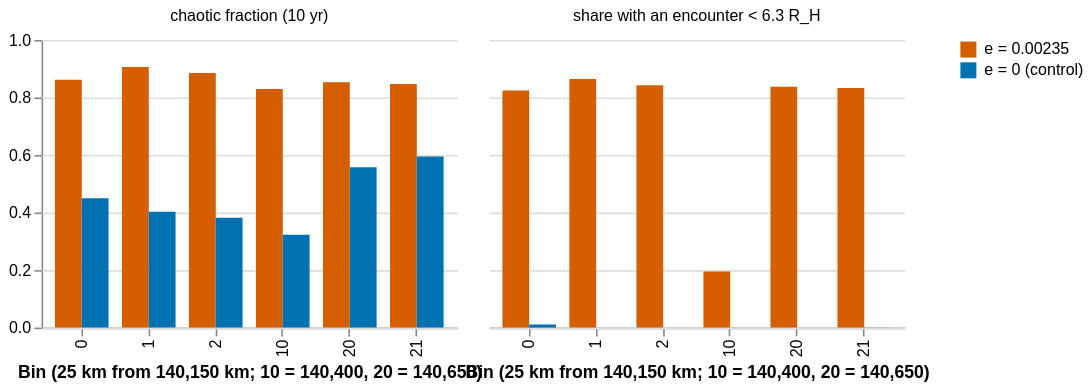

The specification (Vega-Lite) saved for this image:
### Vega-Lite specification from a JSON file in a GitHub repository (floating-point values rounded to 4 significant figures)
{"$schema": "https://vega.github.io/schema/vega-lite/v5.20.1.json", "config": {"view": {"continuousHeight": 300, "continuousWidth": 300, "strokeWidth": 0}}, "data": {"name": "data-e7e757d6fec48c6ea32b2179d27cf4f6"}, "datasets": {"data-e7e757d6fec48c6ea32b2179d27cf4f6": [{"bin": "0", "orbits": "e = 0.00235", "value": 0.8244, "what": "share with an encounter < 6.3 R_H"}, {"bin": "1", "orbits": "e = 0.00235", "value": 0.864, "what": "share with an encounter < 6.3 R_H"}, {"bin": "2", "orbits": "e = 0.00235", "value": 0.8428, "what": "share with an encounter < 6.3 R_H"}, {"bin": "10", "orbits": "e = 0.00235", "value": 0.1948, "what": "share with an encounter < 6.3 R_H"}, {"bin": "20", "orbits": "e = 0.00235", "value": 0.8372, "what": "share with an encounter < 6.3 R_H"}, {"bin": "21", "orbits": "e = 0.00235", "value": 0.8332, "what": "share with an encounter < 6.3 R_H"}, {"bin": "0", "orbits": "e = 0 (control)", "value": 0.0108, "what": "share with an encounter < 6.3 R_H"}, {"bin": "1", "orbits": "e = 0 (control)", "value": 0.0, "what": "share with an encounter < 6.3 R_H"}, {"bin": "2", "orbits": "e = 0 (control)", "value": 0.0, "what": "share with an encounter < 6.3 R_H"}, {"bin": "10", "orbits": "e = 0 (control)", "value": 0.0, "what": "share with an encounter < 6.3 R_H"}, {"bin": "20", "orbits": "e = 0 (control)", "value": 0.0, "what": "share with an encounter < 6.3 R_H"}, {"bin": "21", "orbits": "e = 0 (control)", "value": 0.0004, "what": "share with an encounter < 6.3 R_H"}, {"bin": "0", "orbits": "e = 0.00235", "value": 0.8616, "what": "chaotic fraction (10 yr)"}, {"bin": "1", "orbits": "e = 0.00235", "value": 0.9056, "what": "chaotic fraction (10 yr)"}, {"bin": "2", "orbits": "e = 0.00235", "value": 0.8848, "what": "chaotic fraction (10 yr)"}, {"bin": "10", "orbits": "e = 0.00235", "value": 0.8296, "what": "chaotic fraction (10 yr)"}, {"bin": "20", "orbits": "e = 0.00235", "value": 0.8532, "what": "chaotic fraction (10 yr)"}, {"bin": "21", "orbits": "e = 0.00235", "value": 0.8472, "what": "chaotic fraction (10 yr)"}, {"bin": "0", "orbits": "e = 0 (control)", "value": 0.45, "what": "chaotic fraction (10 yr)"}, {"bin": "1", "orbits": "e = 0 (control)", "value": 0.4024, "what": "chaotic fraction (10 yr)"}, {"bin": "2", "orbits": "e = 0 (control)", "value": 0.3816, "what": "chaotic fraction (10 yr)"}, {"bin": "10", "orbits": "e = 0 (control)", "value": 0.3228, "what": "chaotic fraction (10 yr)"}, {"bin": "20", "orbits": "e = 0 (control)", "value": 0.5576, "what": "chaotic fraction (10 yr)"}, {"bin": "21", "orbits": "e = 0 (control)", "value": 0.5952, "what": "chaotic fraction (10 yr)"}]}, "facet": {"column": {"field": "what", "title": null, "type": "nominal"}}, "spec": {"encoding": {"color": {"field": "orbits", "scale": {"domain": ["e = 0.00235", "e = 0 (control)"], "range": ["#D55E00", "#0072B2"]}, "title": null, "type": "nominal"}, "tooltip": [{"field": "bin", "type": "nominal"}, {"field": "orbits", "type": "nominal"}, {"field": "what", "type": "nominal"}, {"field": "value", "type": "quantitative"}], "x": {"field": "bin", "sort": ["0", "1", "2", "10", "20", "21"], "title": "Bin (25 km from 140,150 km; 10 = 140,400, 20 = 140,650)", "type": "nominal"}, "xOffset": {"field": "orbits", "type": "nominal"}, "y": {"field": "value", "scale": {"domain": [0, 1]}, "title": null, "type": "quantitative"}}, "height": 180, "mark": {"type": "bar"}, "width": 260}}
